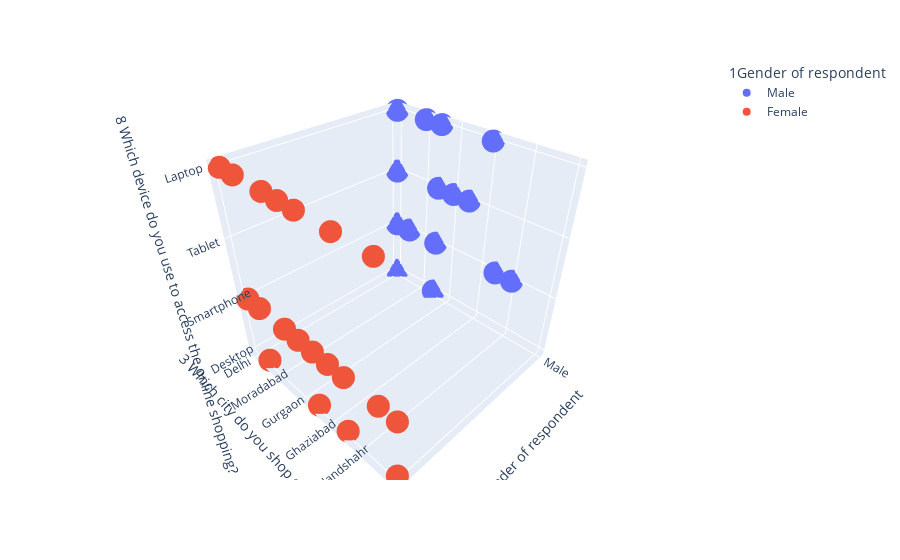

Notebook code for this chart:
### Code cell
fig = px.scatter_3d(File, x='1Gender of respondent', 
                    y='3 Which city do you shop online from?', 
                    z='8 Which device do you use to access the online shopping?',
                    color='1Gender of respondent')
fig.show()

### Figure 1 — Plotly figure (JSON) as saved in the notebook; plotly's stock layout.template omitted (floating-point values rounded to 4 significant figures; data arrays with more than 128 entries replaced by an {"elided": "..."} marker saying what was removed)
{"data": [{"hovertemplate": "1Gender of respondent=%{x}<br>3 Which city do you shop online from?=%{y}<br>8 Which device do you use to access the online shopping?=%{z}<extra></extra>", "legendgroup": "Male", "marker": {"color": "#636efa", "symbol": "circle"}, "mode": "markers", "name": "Male", "scene": "scene", "showlegend": true, "type": "scatter3d", "x": ["Male", "Male", "Male", "Male", "Male", "Male", "Male", "Male", "Male", "Male", "Male", "Male", "Male", "Male", "Male", "Male", "Male", "Male", "Male", "Male", "Male", "Male", "Male", "Male", "Male", "Male", "Male", "Male", "Male", "Male", "Male", "Male", "Male", "Male", "Male", "Male", "Male", "Male", "Male", "Male", "Male", "Male", "Male", "Male", "Male", "Male", "Male", "Male", "Male", "Male", "Male", "Male", "Male", "Male", "Male", "Male", "Male", "Male", "Male", "Male", "Male", "Male", "Male", "Male", "Male", "Male", "Male", "Male", "Male", "Male", "Male", "Male", "Male", "Male", "Male", "Male", "Male", "Male", "Male", "Male", "Male", "Male", "Male", "Male", "Male", "Male", "Male", "Male"], "y": ["Delhi", "Karnal ", "Delhi", "Delhi", "Moradabad", "Noida", "Delhi", "Gurgaon ", "Greater Noida", "Ghaziabad", "Delhi", "Noida", "Delhi", "Noida", "Delhi", "Noida", "Delhi", "Noida", "Delhi", "Noida", "Delhi", "Noida", "Delhi", "Noida", "Delhi", "Noida", "Delhi", "Noida", "Delhi", "Noida", "Delhi", "Noida", "Delhi", "Noida", "Delhi", "Bangalore ", "Noida", "Karnal ", "Delhi", "Delhi", "Moradabad", "Bulandshahr", "Delhi", "Karnal ", "Delhi", "Delhi", "Moradabad", "Bulandshahr", "Delhi", "Moradabad", "Karnal ", "Delhi", "Delhi", "Delhi", "Delhi", "Noida", "Noida", "Delhi", "Delhi", "Delhi", "Noida", "Karnal ", "Noida", "Noida", "Noida", "Bangalore ", "Noida", "Delhi", "Noida", "Delhi", "Bangalore ", "Noida", "Noida", "Noida", "Noida", "Delhi", "Delhi", "Delhi", "Noida", "Karnal ", "Noida", "Delhi", "Delhi", "Delhi", "Karnal ", "Delhi", "Moradabad", "Delhi"], "z": ["Desktop", "Smartphone", "Tablet", "Desktop", "Laptop", "Laptop", "Laptop", "Tablet", "Tablet", "Laptop", "Laptop", "Desktop", "Smartphone", "Smartphone", "Tablet", "Laptop", "Laptop", "Smartphone", "Smartphone", "Tablet", "Desktop", "Laptop", "Laptop", "Smartphone", "Smartphone", "Desktop", "Smartphone", "Laptop", "Laptop", "Laptop", "Smartphone", "Smartphone", "Smartphone", "Smartphone", "Smartphone", "Smartphone", "Tablet", "Smartphone", "Tablet", "Desktop", "Laptop", "Smartphone", "Desktop", "Smartphone", "Tablet", "Desktop", "Laptop", "Smartphone", "Desktop", "Laptop", "Smartphone", "Tablet", "Desktop", "Smartphone", "Smartphone", "Laptop", "Smartphone", "Smartphone", "Laptop", "Smartphone", "Tablet", "Smartphone", "Desktop", "Laptop", "Smartphone", "Smartphone", "Smartphone", "Smartphone", "Smartphone", "Smartphone", "Smartphone", "Desktop", "Laptop", "Smartphone", "Smartphone", "Smartphone", "Laptop", "Smartphone", "Tablet", "Smartphone", "Laptop", "Smartphone", "Smartphone", "Desktop", "Smartphone", "Tablet", "Laptop", "Desktop"]}, {"hovertemplate": "1Gender of respondent=%{x}<br>3 Which city do you shop online from?=%{y}<br>8 Which device do you use to access the online shopping?=%{z}<extra></extra>", "legendgroup": "Female", "marker": {"color": "#EF553B", "symbol": "circle"}, "mode": "markers", "name": "Female", "scene": "scene", "showlegend": true, "type": "scatter3d", "x": {"elided": "181 str values"}, "y": {"elided": "181 str values"}, "z": {"elided": "181 str values"}}], "layout": {"legend": {"title": {"text": "1Gender of respondent"}, "tracegroupgap": 0}, "margin": {"t": 60}, "scene": {"domain": {"x": [0, 1], "y": [0, 1]}, "xaxis": {"categoryarray": ["Male", "Female"], "categoryorder": "array", "title": {"text": "1Gender of respondent"}}, "yaxis": {"title": {"text": "3 Which city do you shop online from?"}}, "zaxis": {"title": {"text": "8 Which device do you use to access the online shopping?"}}}}}
